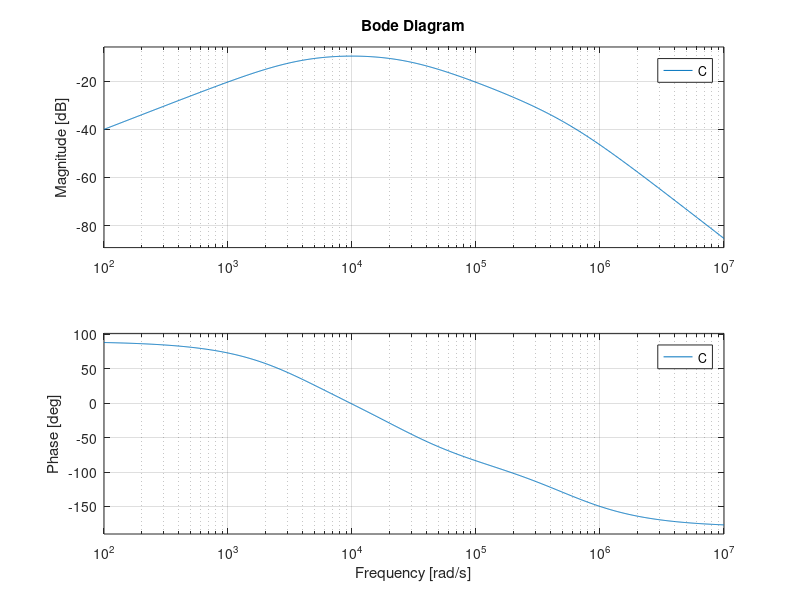

Recreate this plot in MATLAB.
s = tf('s') ;

R = 1000 ;
R1 = R ;
C = 0.1e-6 ;
R2 = 1.5 ;

w0 = 1/(R*C) ;
A0 = (R1+R2)/R1 ; 
%A = (s*(1/(R*C))) / (s*s + (3/lo(R*C))*s + 1/((R*C)*(R*C)) ) ;
A = (A0*540e3)/(s + 540e3) ;
%bode(A) ; 

B = ( s/(R*C) ) / ( s*s + (3*s)/(R*C) + 1/((R*C)*(R*C)) ) ;
%bode(B) ; 

C = A*B ;
bode(C) ; 



